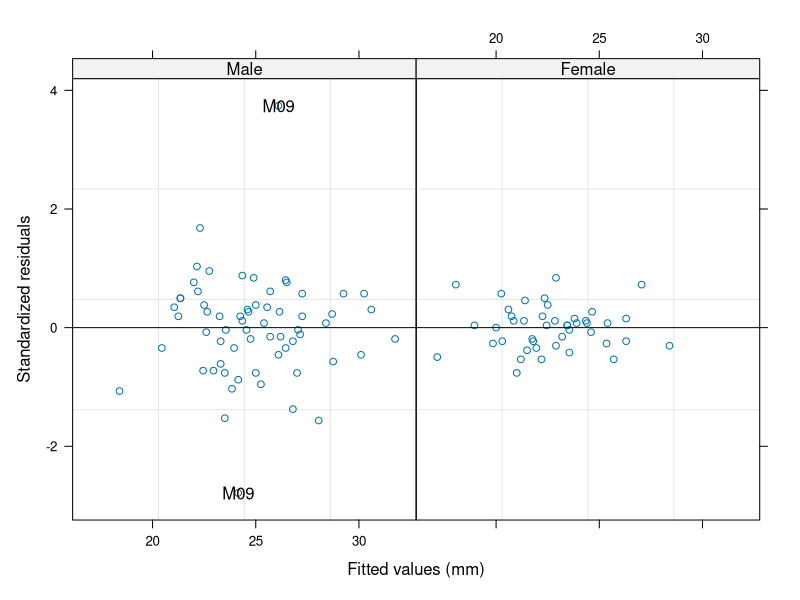
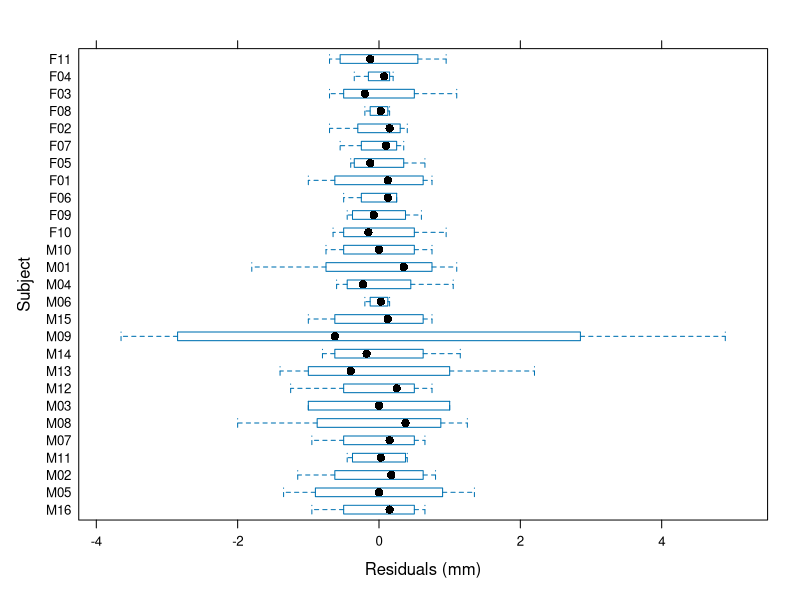
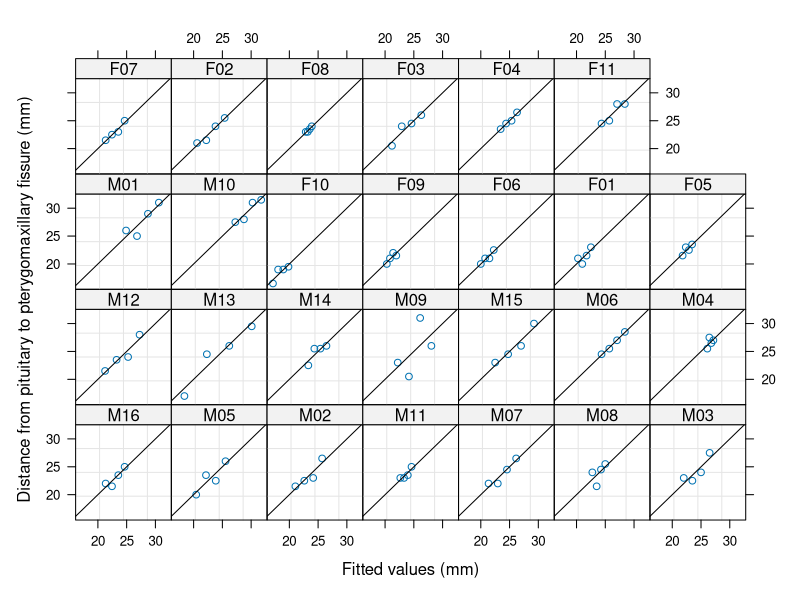

Recreate these plots in R, in order.
library(nlme)


### Name: plot.lmList
### Title: Plot an lmList Object
### Aliases: plot.lmList
### Keywords: models

### ** Examples

fm1 <- lmList(distance ~ age | Subject, Orthodont)
# standardized residuals versus fitted values by gender
plot(fm1, resid(., type = "pool") ~ fitted(.) | Sex, abline = 0, id = 0.05)
# box-plots of residuals by Subject
plot(fm1, Subject ~ resid(.))
# observed versus fitted values by Subject
plot(fm1, distance ~ fitted(.) | Subject, abline = c(0,1))
